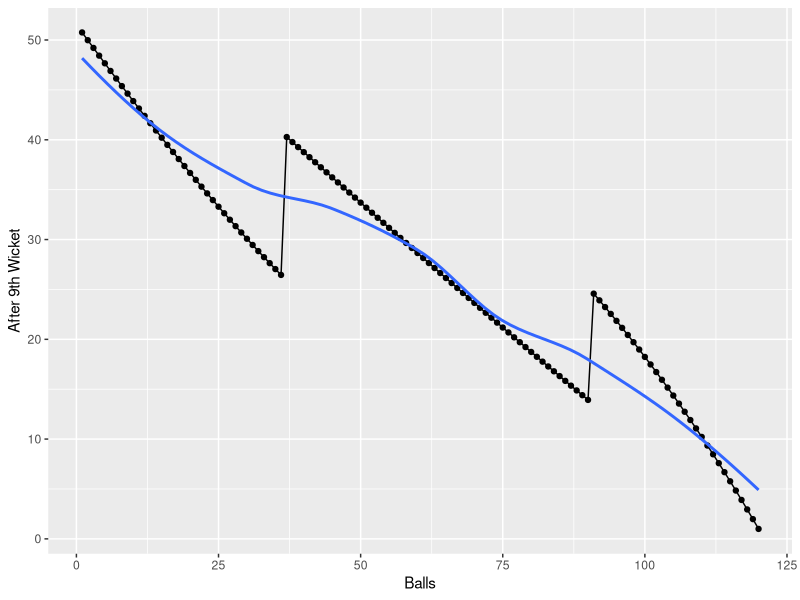
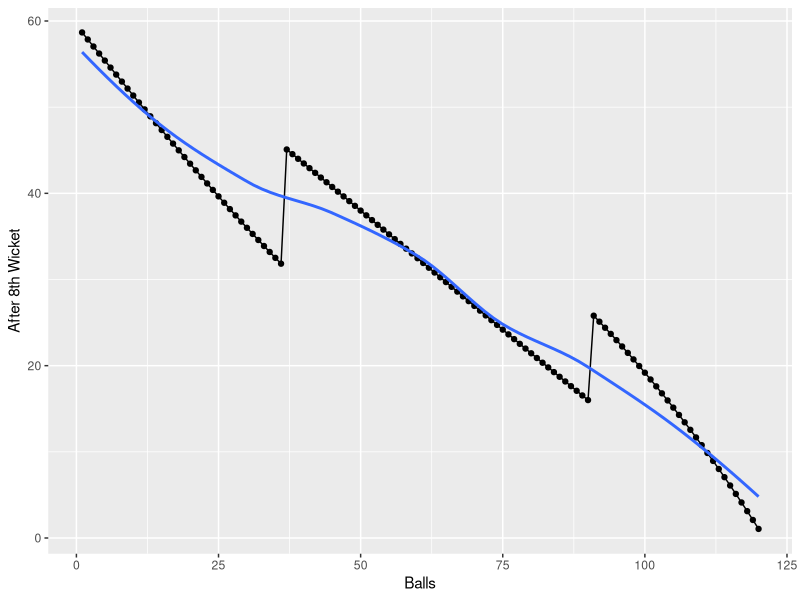
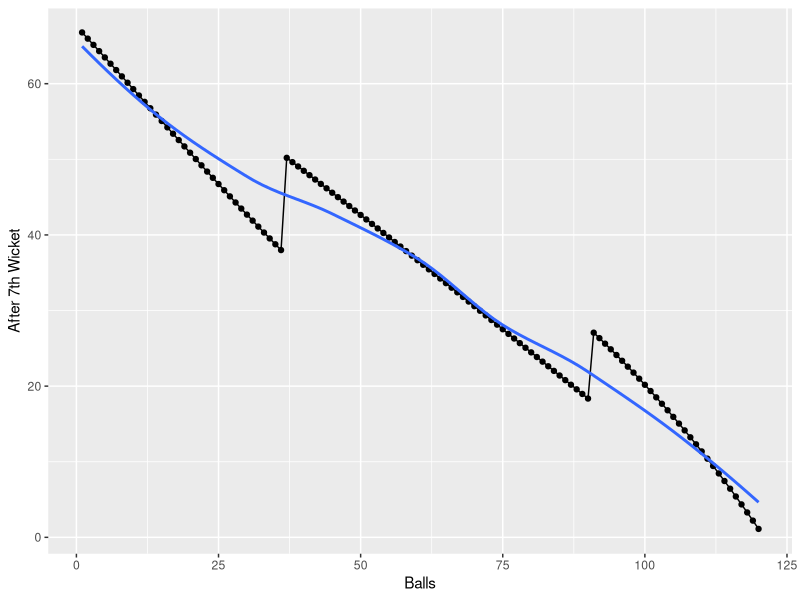
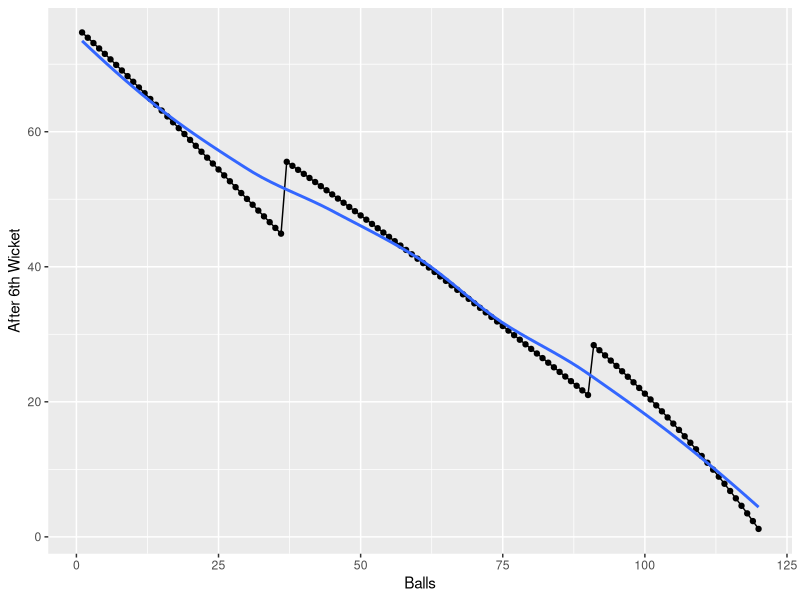
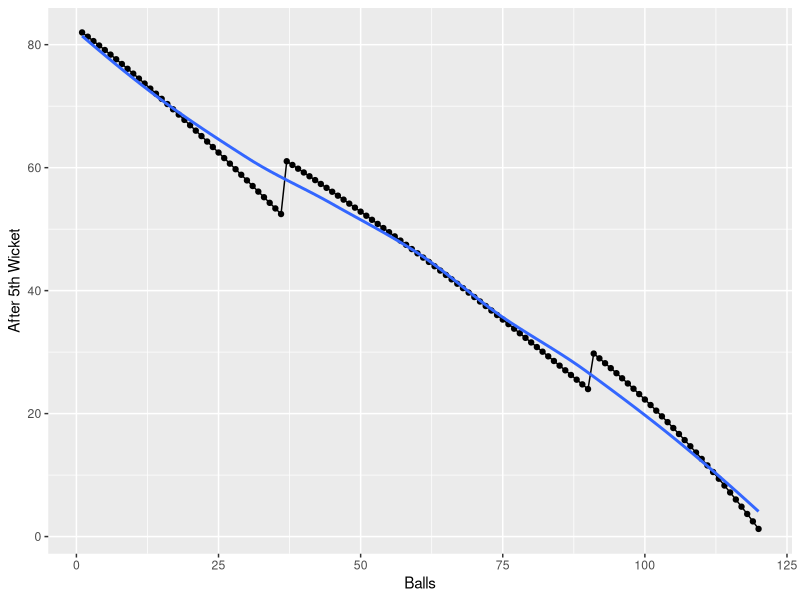
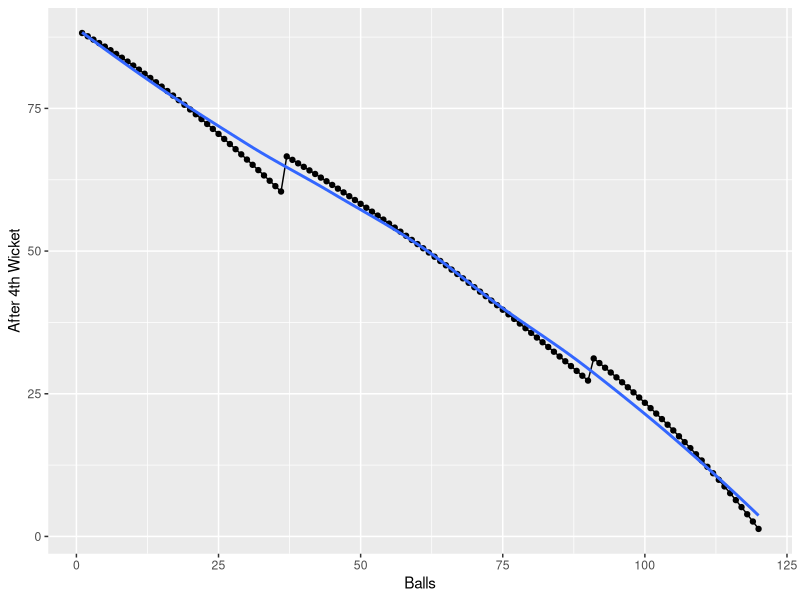
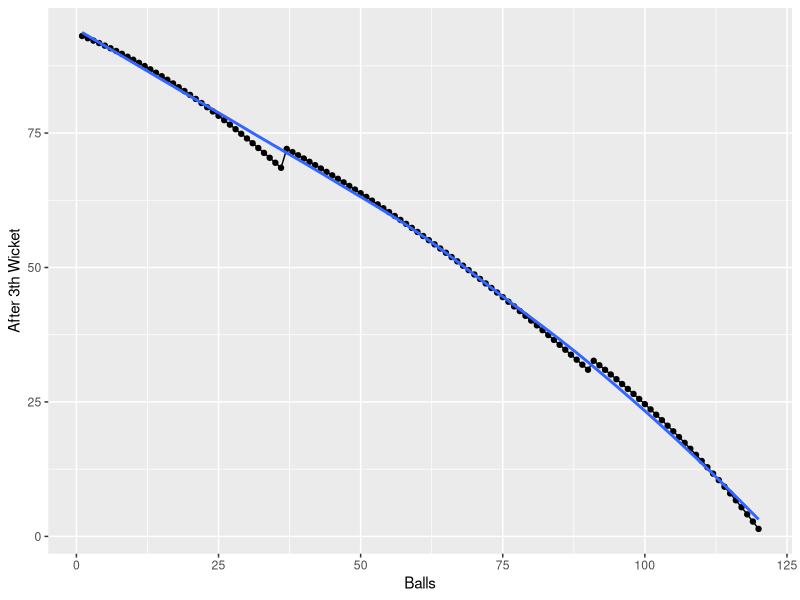
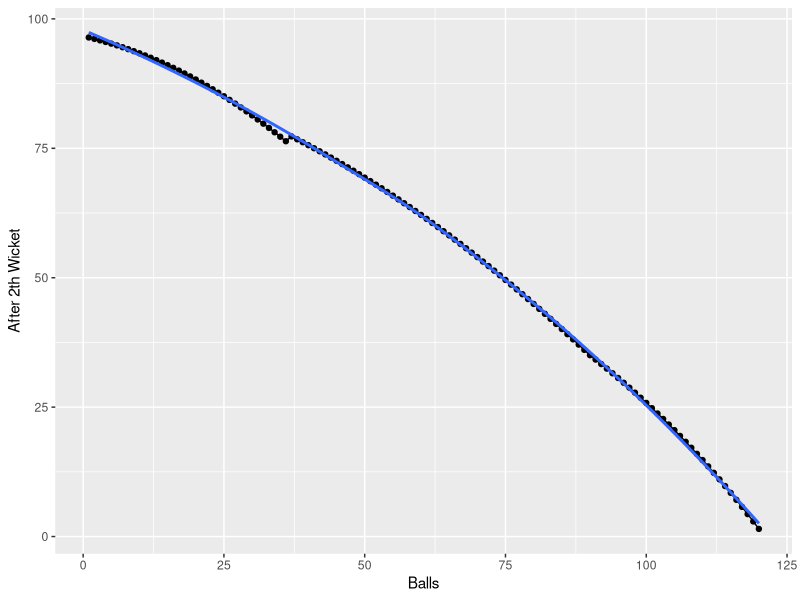

Reproduce these figures in R, in order.
Ly1<- function(u, w){
  a=0.08410118
  b=0.22092111
  k=0.25869662
  
  Ly1 <- k*exp(-(a*u+b*w))
  print(Ly1)
}



#For finding Resourse percentenge
A1<- matrix(nrow = 120, ncol = 10)
u<-seq(from = 1, to = 21, by = (1/6))
u<-u[-121]
w<-c(1:10)
s=1
for (i  in u) {
  
  for (j in w) {
    A1[s,j] <- ((1-exp(-Ly1(i-1,j-1)*(20-i+1)))*100)
  }
  s<-s+1
}
#x[1,1] <- 100
#print(x3)

#for exporting data to excel file
#library(xlsx)
#write.xlsx(x, "C:\\Users\\Sumit\\Desktop\\20-20(orignal_lastyear)_DL_Table.xlsx")

Ly1<- function(u, w){
  a=0.01523922
  b=0.12879007
  k=0.11903328
  
  Ly1 <- k*exp(-(a*u+b*w))
  print(Ly1)
}



#For finding Resourse percentenge
A2<- matrix(nrow = 120, ncol = 10)
u<-seq(from = 1, to = 21, by = (1/6))
u<-u[-121]
w<-c(1:10)
s=1
for (i  in u) {
  
  for (j in w) {
    A2[s,j] <- ((1-exp(-Ly1(i-1,j-1)*(20-i+1)))*100)
  }
  s<-s+1
}


Ly1<- function(u, w){
  a=-0.01301051
  b=0.05633227
  k=0.07704898
  
  Ly1 <- k*exp(-(a*u+b*w))
  print(Ly1)
}



#For finding Resourse percentenge
A3<- matrix(nrow = 120, ncol = 10)
u<-seq(from = 1, to = 21, by = (1/6))
u<-u[-121]
w<-c(1:10)
s=1
for (i  in u) {
  
  for (j in w) {
    A3[s,j] <- ((1-exp(-Ly1(i-1,j-1)*(20-i+1)))*100)
  }
  s<-s+1
}

Ly1<- function(u, w){
  a=0.02692388
  b=0.15093453
  k=0.16832787
  
  Ly1 <- k*exp(-(a*u+b*w))
  print(Ly1)
}



#For finding Resourse percentenge
A4<- matrix(nrow = 120, ncol = 10)
u<-seq(from = 1, to = 21, by = (1/6))
u<-u[-121]
w<-c(1:10)
s=1
for (i  in u) {
  
  for (j in w) {
    A4[s,j] <- ((1-exp(-Ly1(i-1,j-1)*(20-i+1)))*100)
  }
  s<-s+1
}

A<-matrix(nrow = 120, ncol = 10)
A[1:36,]<-A1[1:36,]
A[37:90,]<-A4[37:90,]
A[91:120,]<-A3[91:120,]


y9<-A[,10]
x<-c(1:120)

library(ggplot2)

df<-data.frame(x=x, y=y9)

qplot(data=df,
      x=x,
      y=y9,
      geom=c("line", "point"),xlab = "Balls", ylab = "After 9th Wicket")+
  geom_smooth(se=F)
stat_smooth(method = "loess")
after9wicket = predict(loess(y9~x), x)

dev.copy(png,'after9wicket.png')
dev.off()

y8<-A[,9]

df<-data.frame(x=x, y=y8)

qplot(data=df,
      x=x,
      y=y8,
      geom=c("line", "point"),xlab = "Balls", ylab = "After 8th Wicket")+
  geom_smooth(se=F)
stat_smooth(method = "loess")
after8wicket = predict(loess(y8~x), x)
dev.copy(png,'after8wicket.png')
dev.off()

y7<-A[,8]

df<-data.frame(x=x, y=y7)

qplot(data=df,
      x=x,
      y=y7,
      geom=c("line", "point"),xlab = "Balls", ylab = "After 7th Wicket")+
  geom_smooth(se=F)
stat_smooth(method = "loess")
after7wicket = predict(loess(y7~x), x)
dev.copy(png,'after7wicket.png')
dev.off()


y6<-A[,7]

df<-data.frame(x=x, y=y6)

qplot(data=df,
      x=x,
      y=y6,
      geom=c("line", "point"),xlab = "Balls", ylab = "After 6th Wicket")+
  geom_smooth(se=F)
stat_smooth(method = "loess")
after6wicket = predict(loess(y6~x), x)
dev.copy(png,'after6wicket.png')
dev.off()

y5<-A[,6]

df<-data.frame(x=x, y=y5)

qplot(data=df,
      x=x,
      y=y5,
      geom=c("line", "point"),xlab = "Balls", ylab = "After 5th Wicket")+
  geom_smooth(se=F)
stat_smooth(method = "loess")
after5wicket = predict(loess(y5~x), x)
dev.copy(png,'after5wicket.png')
dev.off()

y4<-A[,5]

df<-data.frame(x=x, y=y4)

qplot(data=df,
      x=x,
      y=y4,
      geom=c("line", "point"),xlab = "Balls", ylab = "After 4th Wicket")+
  geom_smooth(se=F)
stat_smooth(method = "loess")
after4wicket = predict(loess(y4~x), x)
dev.copy(png,'after4wicket.png')
dev.off()

y3<-A[,4]

df<-data.frame(x=x, y=y3)

qplot(data=df,
      x=x,
      y=y3,
      geom=c("line", "point"),xlab = "Balls", ylab = "After 3th Wicket")+
  geom_smooth(se=F)
stat_smooth(method = "loess")
after3wicket = predict(loess(y3~x), x)
dev.copy(png,'after3wicket.png')
dev.off()

y2<-A[,3]

df<-data.frame(x=x, y=y2)

qplot(data=df,
      x=x,
      y=y2,
      geom=c("line", "point"),xlab = "Balls", ylab = "After 2th Wicket")+
  geom_smooth(se=F)
stat_smooth(method = "loess")
after2wicket = predict(loess(y2~x), x)
dev.copy(png,'after2wicket.png')
dev.off()

y1<-A[,2]

df<-data.frame(x=x, y=y1)

qplot(data=df,
      x=x,
      y=y1,
      geom=c("line", "point"),xlab = "Balls", ylab = "After 1th Wicket")+
  geom_smooth(se=F)
stat_smooth(method = "loess")
after1wicket = predict(loess(y1~x), x)
dev.copy(png,'after1wicket.png')
dev.off()
y0<-A[,1]

df<-data.frame(x=x, y=y0)

qplot(data=df,
      x=x,
      y=y0,
      geom=c("line", "point"),xlab = "Balls", ylab = "After 0th Wicket")+
  geom_smooth(se=F)
stat_smooth(method = "loess")
after0wicket = predict(loess(y0~x), x)
dev.copy(png,'after0wicket.png')
dev.off()

table<- cbind(after0wicket,after1wicket,after2wicket,after3wicket,after4wicket,after5wicket,
              after6wicket,after7wicket,after8wicket,after9wicket)

A[1,1]<-100
A[13:108,]<-table[13:108,]
View(A)

#for a common plot of all wickets
library(ggfortify)
library(zoo)
wick0<-A[,1]
wick1<-A[,2]
wick2<-A[,3]
wick3<-A[,4]
wick4<-A[,5]
wick5<-A[,6]
wick6<-A[,7]
wick7<-A[,8]
wick8<-A[,9]
wick9<-A[,10]
autoplot(ts(cbind(wick0, wick1, wick2, wick3, wick4, wick5, wick6, wick7, wick8, wick9), start = c(0,0), frequency = 1), facets=FALSE, xlab="overs remaining")
